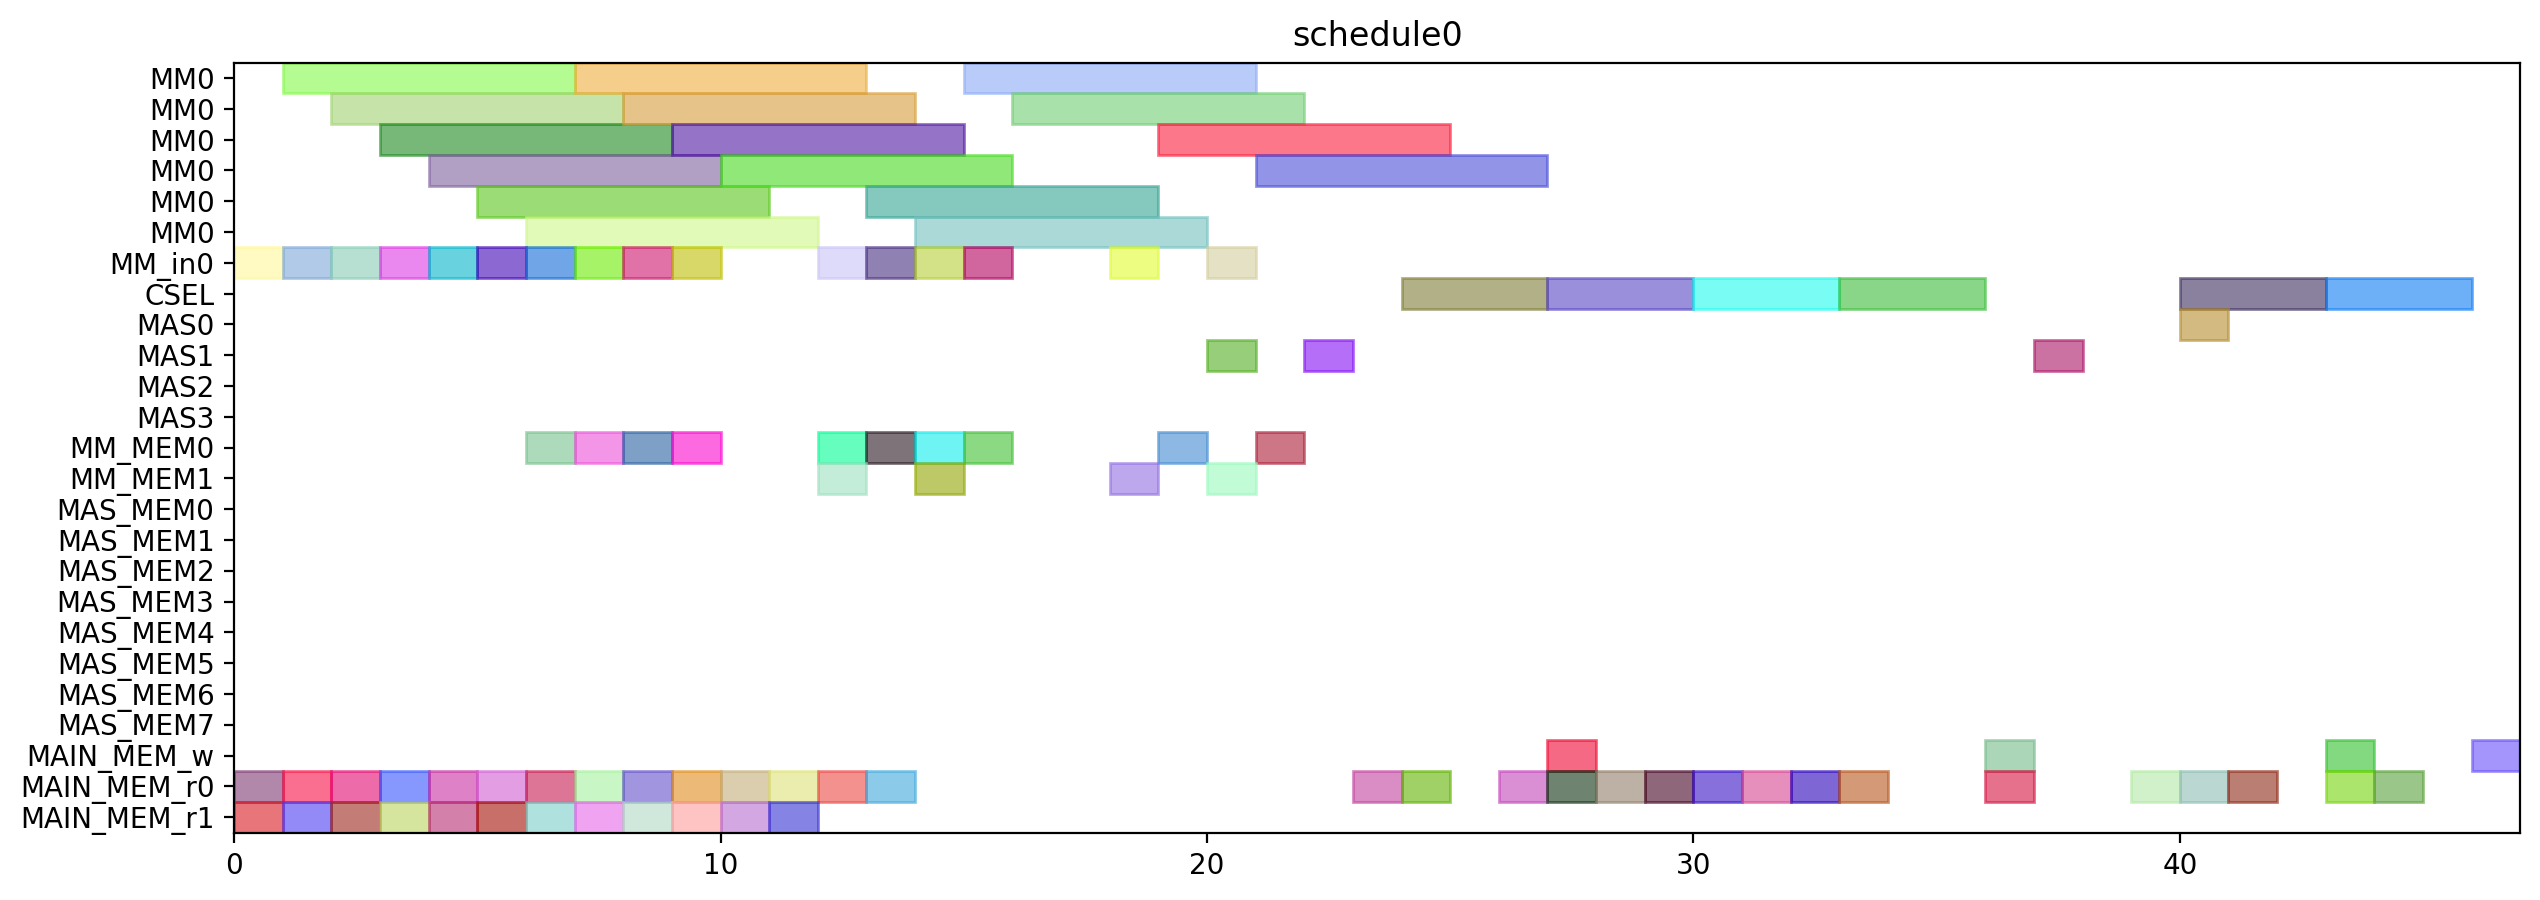

Source code (Python):
from pyschedule import Scenario, solvers, plotters, alt


def solve():
	horizon = 90
	S = Scenario("schedule0", horizon=horizon)

	# resource
	MM = S.Resources('MM', num=1, size=6)
	MM_in = S.Resources('MM_in', num=1)
	CSEL = S.Resource('CSEL')
	MAS = S.Resources('MAS', num=4, size=1, periods=range(1, horizon))
	MM_MEM = S.Resources('MM_MEM', num=2)
	MAS_MEM = S.Resources('MAS_MEM', num=8)
	MAIN_MEM_w = S.Resource('MAIN_MEM_w', size=1)
	MAIN_MEM_r = S.Resources('MAIN_MEM_r', num=2)

	# result of previous scheduling

	# new tasks
	alpha0_in = S.Task('alpha0_in', length=1, delay_cost=1)
	alpha0_in += alt(MM_in)
	alpha0 = S.Task('alpha0', length=6, delay_cost=1)
	alpha0 += alt(MM)
	S += alpha0>=alpha0_in

	alpha0_mem0 = S.Task('alpha0_mem0', length=1, delay_cost=1)
	alpha0_mem0 += MAIN_MEM_r[0]
	alpha0_mem1 = S.Task('alpha0_mem1', length=1, delay_cost=1)
	alpha0_mem1 += MAIN_MEM_r[1]
	alpha1_in = S.Task('alpha1_in', length=1, delay_cost=1)
	alpha1_in += alt(MM_in)
	alpha1 = S.Task('alpha1', length=6, delay_cost=1)
	alpha1 += alt(MM)
	S += alpha1>=alpha1_in

	alpha1_mem0 = S.Task('alpha1_mem0', length=1, delay_cost=1)
	alpha1_mem0 += MAIN_MEM_r[0]
	alpha1_mem1 = S.Task('alpha1_mem1', length=1, delay_cost=1)
	alpha1_mem1 += MAIN_MEM_r[1]
	xit2N0_in = S.Task('xit2N0_in', length=1, delay_cost=1)
	xit2N0_in += alt(MM_in)
	xit2N0 = S.Task('xit2N0', length=6, delay_cost=1)
	xit2N0 += alt(MM)
	S += xit2N0>=xit2N0_in

	xit2N0_mem0 = S.Task('xit2N0_mem0', length=1, delay_cost=1)
	xit2N0_mem0 += MAIN_MEM_r[0]
	xit2N0_mem1 = S.Task('xit2N0_mem1', length=1, delay_cost=1)
	xit2N0_mem1 += MAIN_MEM_r[1]
	xit2N1_in = S.Task('xit2N1_in', length=1, delay_cost=1)
	xit2N1_in += alt(MM_in)
	xit2N1 = S.Task('xit2N1', length=6, delay_cost=1)
	xit2N1 += alt(MM)
	S += xit2N1>=xit2N1_in

	xit2N1_mem0 = S.Task('xit2N1_mem0', length=1, delay_cost=1)
	xit2N1_mem0 += MAIN_MEM_r[0]
	xit2N1_mem1 = S.Task('xit2N1_mem1', length=1, delay_cost=1)
	xit2N1_mem1 += MAIN_MEM_r[1]
	t30_in = S.Task('t30_in', length=1, delay_cost=1)
	t30_in += alt(MM_in)
	t30 = S.Task('t30', length=6, delay_cost=1)
	t30 += alt(MM)
	S += t30>=t30_in

	t30_mem0 = S.Task('t30_mem0', length=1, delay_cost=1)
	t30_mem0 += MAIN_MEM_r[0]
	t30_mem1 = S.Task('t30_mem1', length=1, delay_cost=1)
	t30_mem1 += MAIN_MEM_r[1]
	t31_in = S.Task('t31_in', length=1, delay_cost=1)
	t31_in += alt(MM_in)
	t31 = S.Task('t31', length=6, delay_cost=1)
	t31 += alt(MM)
	S += t31>=t31_in

	t31_mem0 = S.Task('t31_mem0', length=1, delay_cost=1)
	t31_mem0 += MAIN_MEM_r[0]
	t31_mem1 = S.Task('t31_mem1', length=1, delay_cost=1)
	t31_mem1 += MAIN_MEM_r[1]
	alphaD0_in = S.Task('alphaD0_in', length=1, delay_cost=1)
	alphaD0_in += alt(MM_in)
	alphaD0 = S.Task('alphaD0', length=6, delay_cost=1)
	alphaD0 += alt(MM)
	S += alphaD0>=alphaD0_in

	alphaD0_mem0 = S.Task('alphaD0_mem0', length=1, delay_cost=1)
	alphaD0_mem0 += alt(MM_MEM)
	S += (alpha0*MM[0])-1 < alphaD0_mem0*MM_MEM[0]
	S += alphaD0_mem0 <= alphaD0

	alphaD0_mem1 = S.Task('alphaD0_mem1', length=1, delay_cost=1)
	alphaD0_mem1 += MAIN_MEM_r[1]
	alphaD1_in = S.Task('alphaD1_in', length=1, delay_cost=1)
	alphaD1_in += alt(MM_in)
	alphaD1 = S.Task('alphaD1', length=6, delay_cost=1)
	alphaD1 += alt(MM)
	S += alphaD1>=alphaD1_in

	alphaD1_mem0 = S.Task('alphaD1_mem0', length=1, delay_cost=1)
	alphaD1_mem0 += alt(MM_MEM)
	S += (alpha1*MM[0])-1 < alphaD1_mem0*MM_MEM[0]
	S += alphaD1_mem0 <= alphaD1

	alphaD1_mem1 = S.Task('alphaD1_mem1', length=1, delay_cost=1)
	alphaD1_mem1 += MAIN_MEM_r[1]
	alpha20_in = S.Task('alpha20_in', length=1, delay_cost=1)
	alpha20_in += alt(MM_in)
	alpha20 = S.Task('alpha20', length=6, delay_cost=1)
	alpha20 += alt(MM)
	S += alpha20>=alpha20_in

	alpha20_mem0 = S.Task('alpha20_mem0', length=1, delay_cost=1)
	alpha20_mem0 += alt(MM_MEM)
	S += (alpha0*MM[0])-1 < alpha20_mem0*MM_MEM[0]
	S += alpha20_mem0 <= alpha20

	alpha21_in = S.Task('alpha21_in', length=1, delay_cost=1)
	alpha21_in += alt(MM_in)
	alpha21 = S.Task('alpha21', length=6, delay_cost=1)
	alpha21 += alt(MM)
	S += alpha21>=alpha21_in

	alpha21_mem0 = S.Task('alpha21_mem0', length=1, delay_cost=1)
	alpha21_mem0 += alt(MM_MEM)
	S += (alpha1*MM[0])-1 < alpha21_mem0*MM_MEM[0]
	S += alpha21_mem0 <= alpha21

	alpha2V0_in = S.Task('alpha2V0_in', length=1, delay_cost=1)
	alpha2V0_in += alt(MM_in)
	alpha2V0 = S.Task('alpha2V0', length=6, delay_cost=1)
	alpha2V0 += alt(MM)
	S += alpha2V0>=alpha2V0_in

	alpha2V0_mem0 = S.Task('alpha2V0_mem0', length=1, delay_cost=1)
	alpha2V0_mem0 += alt(MM_MEM)
	S += (alpha20*MM[0])-1 < alpha2V0_mem0*MM_MEM[0]
	S += alpha2V0_mem0 <= alpha2V0

	alpha2V0_mem1 = S.Task('alpha2V0_mem1', length=1, delay_cost=1)
	alpha2V0_mem1 += MAIN_MEM_r[1]
	alpha2V1_in = S.Task('alpha2V1_in', length=1, delay_cost=1)
	alpha2V1_in += alt(MM_in)
	alpha2V1 = S.Task('alpha2V1', length=6, delay_cost=1)
	alpha2V1 += alt(MM)
	S += alpha2V1>=alpha2V1_in

	alpha2V1_mem0 = S.Task('alpha2V1_mem0', length=1, delay_cost=1)
	alpha2V1_mem0 += alt(MM_MEM)
	S += (alpha21*MM[0])-1 < alpha2V1_mem0*MM_MEM[0]
	S += alpha2V1_mem0 <= alpha2V1

	alpha2V1_mem1 = S.Task('alpha2V1_mem1', length=1, delay_cost=1)
	alpha2V1_mem1 += MAIN_MEM_r[1]
	t3alphaD0_in = S.Task('t3alphaD0_in', length=1, delay_cost=1)
	t3alphaD0_in += alt(MM_in)
	t3alphaD0 = S.Task('t3alphaD0', length=6, delay_cost=1)
	t3alphaD0 += alt(MM)
	S += t3alphaD0>=t3alphaD0_in

	t3alphaD0_mem0 = S.Task('t3alphaD0_mem0', length=1, delay_cost=1)
	t3alphaD0_mem0 += alt(MM_MEM)
	S += (t30*MM[0])-1 < t3alphaD0_mem0*MM_MEM[0]
	S += t3alphaD0_mem0 <= t3alphaD0

	t3alphaD0_mem1 = S.Task('t3alphaD0_mem1', length=1, delay_cost=1)
	t3alphaD0_mem1 += alt(MM_MEM)
	S += (alphaD0*MM[0])-1 < t3alphaD0_mem1*MM_MEM[1]
	S += t3alphaD0_mem1 <= t3alphaD0

	t3alphaD1_in = S.Task('t3alphaD1_in', length=1, delay_cost=1)
	t3alphaD1_in += alt(MM_in)
	t3alphaD1 = S.Task('t3alphaD1', length=6, delay_cost=1)
	t3alphaD1 += alt(MM)
	S += t3alphaD1>=t3alphaD1_in

	t3alphaD1_mem0 = S.Task('t3alphaD1_mem0', length=1, delay_cost=1)
	t3alphaD1_mem0 += alt(MM_MEM)
	S += (t31*MM[0])-1 < t3alphaD1_mem0*MM_MEM[0]
	S += t3alphaD1_mem0 <= t3alphaD1

	t3alphaD1_mem1 = S.Task('t3alphaD1_mem1', length=1, delay_cost=1)
	t3alphaD1_mem1 += alt(MM_MEM)
	S += (alphaD1*MM[0])-1 < t3alphaD1_mem1*MM_MEM[1]
	S += t3alphaD1_mem1 <= t3alphaD1

	y20_in = S.Task('y20_in', length=1, delay_cost=1)
	y20_in += alt(MM_in)
	y20 = S.Task('y20', length=6, delay_cost=1)
	y20 += alt(MM)
	S += y20>=y20_in

	y20_mem0 = S.Task('y20_mem0', length=1, delay_cost=1)
	y20_mem0 += MAIN_MEM_r[0]
	y20_mem1 = S.Task('y20_mem1', length=1, delay_cost=1)
	y20_mem1 += alt(MM_MEM)
	S += (t3alphaD0*MM[0])-1 < y20_mem1*MM_MEM[1]
	S += y20_mem1 <= y20

	y21_in = S.Task('y21_in', length=1, delay_cost=1)
	y21_in += alt(MM_in)
	y21 = S.Task('y21', length=6, delay_cost=1)
	y21 += alt(MM)
	S += y21>=y21_in

	y21_mem0 = S.Task('y21_mem0', length=1, delay_cost=1)
	y21_mem0 += MAIN_MEM_r[0]
	y21_mem1 = S.Task('y21_mem1', length=1, delay_cost=1)
	y21_mem1 += alt(MM_MEM)
	S += (t3alphaD1*MM[0])-1 < y21_mem1*MM_MEM[1]
	S += y21_mem1 <= y21

	alpha2V_U0 = S.Task('alpha2V_U0', length=1, delay_cost=1)
	alpha2V_U0 += alt(MAS)

	alpha2V_U0_mem0 = S.Task('alpha2V_U0_mem0', length=1, delay_cost=1)
	alpha2V_U0_mem0 += alt(MM_MEM)
	S += (alpha2V0*MM[0])-1 < alpha2V_U0_mem0*MM_MEM[0]
	S += alpha2V_U0_mem0 <= alpha2V_U0

	alpha2V_U0_mem1 = S.Task('alpha2V_U0_mem1', length=1, delay_cost=1)
	alpha2V_U0_mem1 += MAIN_MEM_r[1]
	alpha2V_U1 = S.Task('alpha2V_U1', length=1, delay_cost=1)
	alpha2V_U1 += alt(MAS)

	alpha2V_U1_mem0 = S.Task('alpha2V_U1_mem0', length=1, delay_cost=1)
	alpha2V_U1_mem0 += alt(MM_MEM)
	S += (alpha2V1*MM[0])-1 < alpha2V_U1_mem0*MM_MEM[0]
	S += alpha2V_U1_mem0 <= alpha2V_U1

	alpha2V_U1_mem1 = S.Task('alpha2V_U1_mem1', length=1, delay_cost=1)
	alpha2V_U1_mem1 += MAIN_MEM_r[1]
	X0 = S.Task('X0', length=3, delay_cost=1)
	X0 += alt(CSEL)

	S += 0<X0

	X0_w = S.Task('X0_w', length=1, delay_cost=1)
	X0_w += alt(MAIN_MEM_w)
	S += X0 <= X0_w

	X0_mem0 = S.Task('X0_mem0', length=1, delay_cost=1)
	X0_mem0 += MAIN_MEM_r[0]
	S += alpha2V_U0+2 < X0_mem0
	S += X0_mem0 <= X0+ 0

	X0_mem1 = S.Task('X0_mem1', length=1, delay_cost=1)
	X0_mem1 += MAIN_MEM_r[0]
	S += xit2N0+2 < X0_mem1
	S += X0_mem1 <= X0+ 1

	X0_mem2 = S.Task('X0_mem2', length=1, delay_cost=1)
	X0_mem2 += MAIN_MEM_r[0]
	X1 = S.Task('X1', length=3, delay_cost=1)
	X1 += alt(CSEL)

	S += 0<X1

	X1_w = S.Task('X1_w', length=1, delay_cost=1)
	X1_w += alt(MAIN_MEM_w)
	S += X1 <= X1_w

	X1_mem0 = S.Task('X1_mem0', length=1, delay_cost=1)
	X1_mem0 += MAIN_MEM_r[0]
	S += alpha2V_U1+2 < X1_mem0
	S += X1_mem0 <= X1+ 0

	X1_mem1 = S.Task('X1_mem1', length=1, delay_cost=1)
	X1_mem1 += MAIN_MEM_r[0]
	S += xit2N1+2 < X1_mem1
	S += X1_mem1 <= X1+ 1

	X1_mem2 = S.Task('X1_mem2', length=1, delay_cost=1)
	X1_mem2 += MAIN_MEM_r[0]
	y0 = S.Task('y0', length=3, delay_cost=1)
	y0 += alt(CSEL)

	y0_mem0 = S.Task('y0_mem0', length=1, delay_cost=1)
	y0_mem0 += MAIN_MEM_r[0]
	S += alpha2V_U0+2 < y0_mem0
	S += y0_mem0 <= y0+ 0

	y0_mem1 = S.Task('y0_mem1', length=1, delay_cost=1)
	y0_mem1 += MAIN_MEM_r[0]
	S += y20+2 < y0_mem1
	S += y0_mem1 <= y0+ 1

	y0_mem2 = S.Task('y0_mem2', length=1, delay_cost=1)
	y0_mem2 += MAIN_MEM_r[0]
	S += alphaD0+2 < y0_mem2
	S += y0_mem2 <= y0+ 2

	y1 = S.Task('y1', length=3, delay_cost=1)
	y1 += alt(CSEL)

	y1_mem0 = S.Task('y1_mem0', length=1, delay_cost=1)
	y1_mem0 += MAIN_MEM_r[0]
	S += alpha2V_U1+2 < y1_mem0
	S += y1_mem0 <= y1+ 0

	y1_mem1 = S.Task('y1_mem1', length=1, delay_cost=1)
	y1_mem1 += MAIN_MEM_r[0]
	S += y21+2 < y1_mem1
	S += y1_mem1 <= y1+ 1

	y1_mem2 = S.Task('y1_mem2', length=1, delay_cost=1)
	y1_mem2 += MAIN_MEM_r[0]
	S += alphaD1+2 < y1_mem2
	S += y1_mem2 <= y1+ 2

	y_alt0 = S.Task('y_alt0', length=1, delay_cost=1)
	y_alt0 += alt(MAS)

	y_alt0_mem0 = S.Task('y_alt0_mem0', length=1, delay_cost=1)
	y_alt0_mem0 += MAIN_MEM_r[0]
	y_alt0_mem1 = S.Task('y_alt0_mem1', length=1, delay_cost=1)
	y_alt0_mem1 += MAIN_MEM_r[0]
	S += y0+6 < y_alt0_mem1
	S += y_alt0_mem1 <= y_alt0

	y_alt1 = S.Task('y_alt1', length=1, delay_cost=1)
	y_alt1 += alt(MAS)

	y_alt1_mem0 = S.Task('y_alt1_mem0', length=1, delay_cost=1)
	y_alt1_mem0 += MAIN_MEM_r[0]
	y_alt1_mem1 = S.Task('y_alt1_mem1', length=1, delay_cost=1)
	y_alt1_mem1 += MAIN_MEM_r[0]
	S += y1+6 < y_alt1_mem1
	S += y_alt1_mem1 <= y_alt1

	Y0 = S.Task('Y0', length=3, delay_cost=1)
	Y0 += alt(CSEL)

	S += 0<Y0

	Y0_w = S.Task('Y0_w', length=1, delay_cost=1)
	Y0_w += alt(MAIN_MEM_w)
	S += Y0 <= Y0_w

	Y0_mem0 = S.Task('Y0_mem0', length=1, delay_cost=1)
	Y0_mem0 += MAIN_MEM_r[0]
	Y0_mem1 = S.Task('Y0_mem1', length=1, delay_cost=1)
	Y0_mem1 += MAIN_MEM_r[0]
	S += y0+6 < Y0_mem1
	S += Y0_mem1 <= Y0+ 1

	Y0_mem2 = S.Task('Y0_mem2', length=1, delay_cost=1)
	Y0_mem2 += MAIN_MEM_r[0]
	S += y_alt0+2 < Y0_mem2
	S += Y0_mem2 <= Y0+ 2

	Y1 = S.Task('Y1', length=3, delay_cost=1)
	Y1 += alt(CSEL)

	S += 0<Y1

	Y1_w = S.Task('Y1_w', length=1, delay_cost=1)
	Y1_w += alt(MAIN_MEM_w)
	S += Y1 <= Y1_w

	Y1_mem0 = S.Task('Y1_mem0', length=1, delay_cost=1)
	Y1_mem0 += MAIN_MEM_r[0]
	Y1_mem1 = S.Task('Y1_mem1', length=1, delay_cost=1)
	Y1_mem1 += MAIN_MEM_r[0]
	S += y1+6 < Y1_mem1
	S += Y1_mem1 <= Y1+ 1

	Y1_mem2 = S.Task('Y1_mem2', length=1, delay_cost=1)
	Y1_mem2 += MAIN_MEM_r[0]
	S += y_alt1+2 < Y1_mem2
	S += Y1_mem2 <= Y1+ 2

	solvers.mip.solve(S,msg=1,kind='CPLEX',ratio_gap=1.01)

	solution = [['hoge']*len(S.solution()[1]) for i in range(len(S.solution()))]
	for i in range(len(S.solution())):
		for j in range(len(S.solution()[i])):
			solution[i][j]=str(S.solution()[i][j])
	print(solution)

	cycles = int(solution[-1][3])

	pic_file_name = "/home/mfukuda/ABE/multiRAM_multiMAS_16mux/scheduling_result/stage6MM1_stage1MAS4/2xSSWU_AFTER_EXP/schedule0.png"
	if(S.solution() != []):
		plotters.matplotlib.plot(S,img_filename=pic_file_name, show_task_labels=False, fig_size=(cycles*0.25+3, 5))

	return solution
